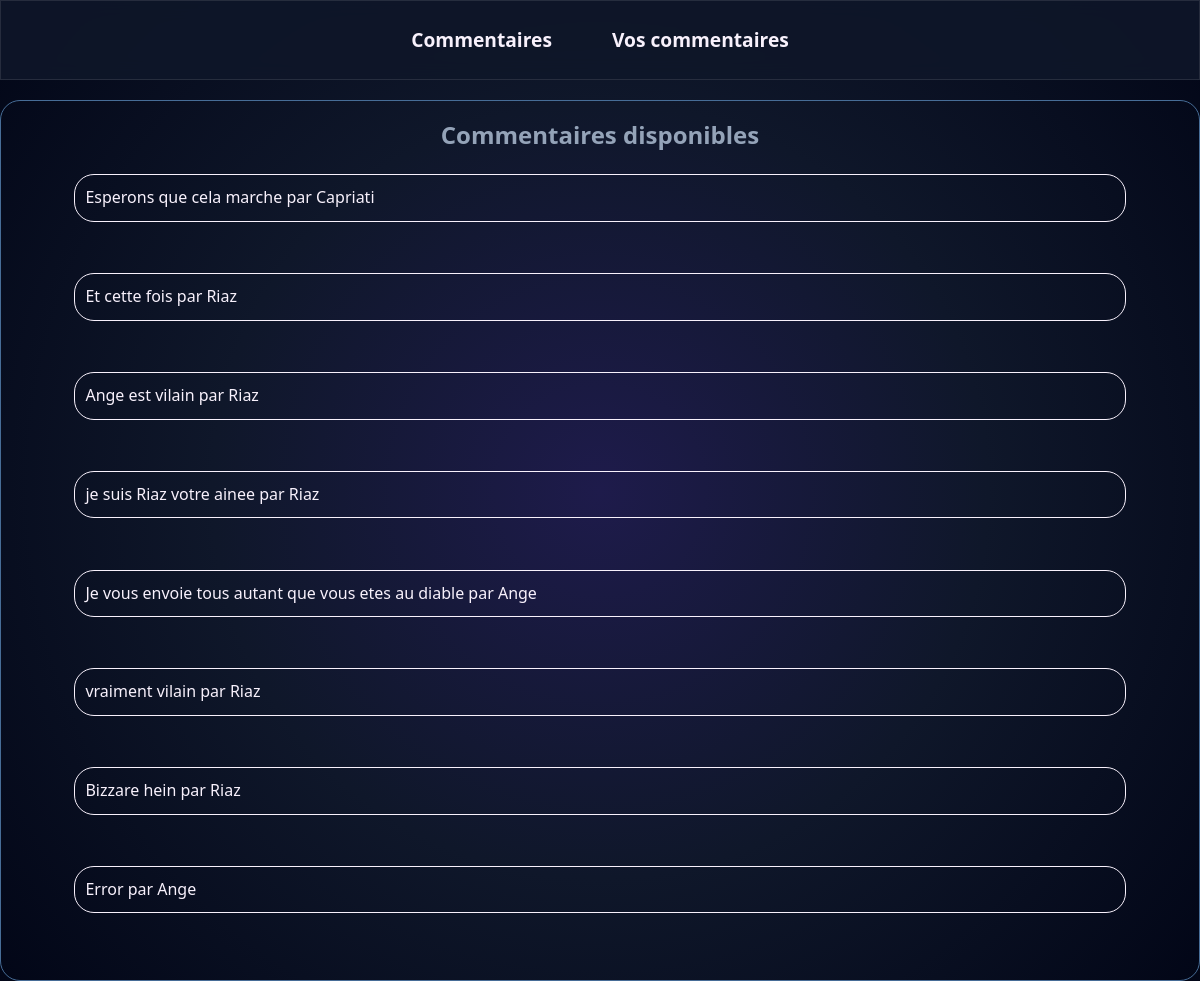
The app's page /sms.php (signed in) with its own data.
### tables this page shows
CREATE TABLE IF NOT EXISTS `comments` (
  `comments_id` int NOT NULL AUTO_INCREMENT,
  `comments_users` int NOT NULL,
  `contents` text NOT NULL,
  PRIMARY KEY (`comments_id`)
);

CREATE TABLE IF NOT EXISTS `users` (
  `userId` int NOT NULL AUTO_INCREMENT,
  `nameUser` varchar(256) NOT NULL,
  `mail` varchar(200) NOT NULL,
  `pass` varchar(150) NOT NULL,
  `tel` int NOT NULL,
  PRIMARY KEY (`userId`)
);

### sms.php (the view, shortened to what this page needs)
<?php
try{
    $connexion=new PDO("mysql:host=localhost;dbname=comments_gestion;charset=utf8",'root','');
    $connexion->setAttribute(PDO::ATTR_ERRMODE,PDO::ERRMODE_EXCEPTION);
}catch(Exception $e){
    echo "Erreur SQL : " . $e->getMessage();
}
?>
<!DOCTYPE html>
<html lang="en">
<head>
    <link rel="stylesheet" href="style_folder/style.css">
     <link rel="stylesheet" href="style_commentaire.css">
</head>
<body>
    <div class="fond_arriere"><div class="f_av"></div></div>
    <div class="logo_containner"><img src="image/logo-red.png" alt="" width="50%"></div>
         <header>
             <nav class="nav_bar">
                <ul class="nav_link">
                    <li class="liste"><a href="" target="_blank">Commentaires</a></li>
                    <li class="liste"><a href="espace.php" target="_blank">Vos commentaires</a></li>
                </ul>
             </nav>
         </header>
         <main id="main_commentaire">
            <h2>Commentaires disponibles</h2>
            <?php
                $sql="SELECT COUNT(*)FROM comments";
                $nbr_lignes=$connexion->query($sql)->fetchColumn();
                $query =$connexion->query("SELECT u.nameUser AS nom ,c.contents
                FROM comments AS c
                INNER JOIN  users AS u
                ON userId =comments_users");
                $row =$query->fetchAll(PDO::FETCH_ASSOC);
            ?>
            <?php for($i=0;$i<$nbr_lignes;$i++):?>
                <div class="div_comments">
                    <?php echo $row[$i]['contents'];?> <span>par <?php echo $row[$i]['nom']; ?> </span>
                </div>
                <br><br>
            <?php endfor?>
         </main>
</body>
</html>

### style_folder/style.css (style rules this page uses)
:root { --couleur-sombre:#020617; --couleur-texte-clair:#f8f1fc; --color-accent:#00d2ff; --color-glow:rgba(0,210,255,0.4); --glass-bg:rgba(0,15,23,42,0.8); }
* { margin: 0; padding: 0; box-sizing: border-box; }
body { position:relative; font-family: "Segoe UI"; color: var(--couleur-texte-clair); min-height: 100vh; line-height: 1.6; overflow-x: hidden; }
.fond_arriere { position: fixed; top: 0; left: 0; width: 100%; min-height: 100%; z-index: -10; opacity: 1; background: radial-gradient(circle at center, #1e1b4b 0%, #0f172a 50%,#020617 100%); }
header { width: 100%; height: 80px; display: flex; justify-content: center; position: sticky; top:0; z-index: 100; }
.nav_bar { width: 100%; background: rgba(15,23,42,0.9); backdrop-filter: blur(10px); border: 1px solid rgba(255,255,255,0.1); display: flex; justify-content: center; }
.nav_link { width: 90%; display: flex; align-items: center; justify-content: center; gap:60px; list-style: none; }
.nav_link a { color: var(--couleur-texte-clair); font-weight: 600; font-size: 1.2rem; text-decoration: none; position: relative; transition: color 0.3s ease; }
.nav_link a::after { content: ""; position: absolute; bottom: -5px; left: 0; transform: scaleX(0); height: 2px; width: 100%; background: var(--color-accent); box-shadow: 0 0 10px var(--color-accent); transition: transform 0.3s ease; }
h2 { font-size: 1.5rem; color: #94a3b8; margin-bottom: 20px; }

### style_commentaire.css (style rules this page uses)
:root { --border-color:linear-gradient(rgb(0, 183, 255),rgb(96, 240, 233),rgb(120, 231, 163),rgb(187, 231, 129)); }
#main_commentaire { margin-top: 20px; padding: 15px; border: 1px solid rgb(71, 109, 151) ; border-radius: 20px; display: flex; justify-content: center; align-items: center; flex-direction: column; }
.div_comments { width: 90%; border:1px solid; border-radius: 20px; padding: 10px; }

### records on screen
comments: contents "Esperons que cela marche", users.nameUser "Capriati"
comments: contents "Et cette fois", users.nameUser "Riaz"
comments: contents "Ange est vilain", users.nameUser "Riaz"
comments: contents "je suis Riaz votre ainee", users.nameUser "Riaz"
comments: contents "Je vous envoie tous autant que vous etes au diable", users.nameUser "Ange"
comments: contents "vraiment vilain", users.nameUser "Riaz"
comments: contents "Bizzare hein", users.nameUser "Riaz"
comments: contents "Error", users.nameUser "Ange"
